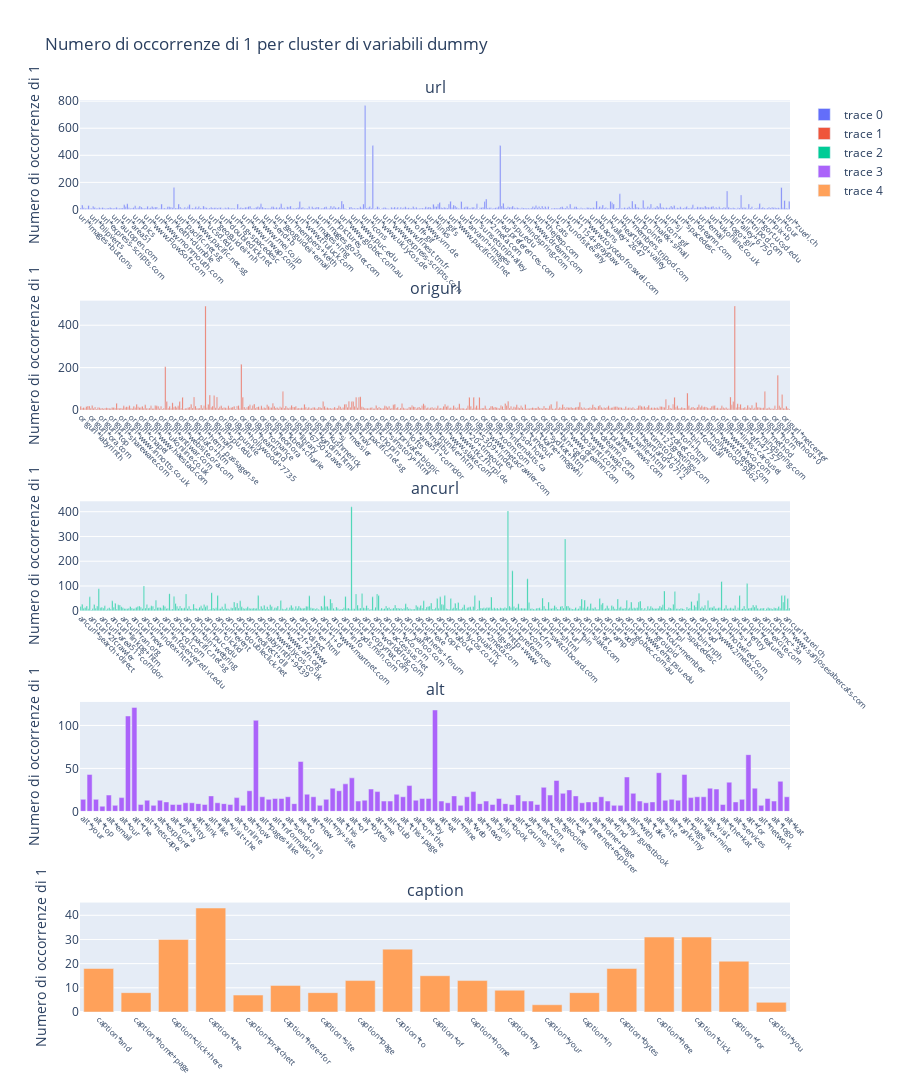

The code cell stored with this chart in its notebook:
### Markdown cell above
Si vuole mostrare per le variabili dummy quanto è sparso il dataset, si applica un conteggio in cluster tramite un grafico interattivo.

### Code cell
# Raggruppa le variabili dummy in cluster
url_features = train_set[[col for col in train_set.columns if col.startswith('url*')]]
origurl_features = train_set.filter(like='origurl*')
ancurl_features = train_set.filter(like='ancurl*')
alt_features = train_set.filter(like='alt*')
caption_features = train_set.filter(like='caption*')
clusters = [url_features, origurl_features, ancurl_features, alt_features, caption_features]
cluster_names = ['url', 'origurl', 'ancurl', 'alt', 'caption']

# Creazione della figura interattiva con sottoplot per ogni cluster
fig = make_subplots(rows=len(clusters), cols=1, subplot_titles=cluster_names)

# Aggiunta dei grafici a barre interattivi per ogni cluster
for i, cluster in enumerate(clusters):
    counts = cluster.sum()
    fig.add_trace(go.Bar(x=counts.index, y=counts.values, hovertemplate="Class: %{x}<br>Occorrenze di 1: %{y}"), row=i+1, col=1)

# Aggiunta dei titoli e impostazioni del layout
fig.update_layout(height=500*len(clusters), title_text="Numero di occorrenze di 1 per cluster di variabili dummy")
fig.update_xaxes(tickangle=45, tickfont=dict(size=8), showgrid=False)
fig.update_yaxes(title_text="Numero di occorrenze di 1")

fig.show()

### Figure 1 — Plotly figure (JSON) as saved in the notebook; plotly's stock layout.template omitted (floating-point values rounded to 4 significant figures; data arrays with more than 128 entries replaced by an {"elided": "..."} marker saying what was removed)
{"data": [{"hovertemplate": "Class: %{x}<br>Occorrenze di 1: %{y}", "type": "bar", "x": {"elided": "457 str values"}, "xaxis": "x", "y": {"elided": "457 int values"}, "yaxis": "y"}, {"hovertemplate": "Class: %{x}<br>Occorrenze di 1: %{y}", "type": "bar", "x": {"elided": "495 str values"}, "xaxis": "x2", "y": {"elided": "495 int values"}, "yaxis": "y2"}, {"hovertemplate": "Class: %{x}<br>Occorrenze di 1: %{y}", "type": "bar", "x": {"elided": "472 str values"}, "xaxis": "x3", "y": {"elided": "472 int values"}, "yaxis": "y3"}, {"hovertemplate": "Class: %{x}<br>Occorrenze di 1: %{y}", "type": "bar", "x": ["alt*your", "alt*and", "alt*top", "alt*all", "alt*email", "alt*out", "alt*our", "alt*here", "alt*the", "alt*download", "alt*netscape", "alt*what", "alt*explorer", "alt*more", "alt*for+a", "alt*take+a", "alt*kitty", "alt*visit+our", "alt*link", "alt*wacky", "alt*like", "alt*heartland", "alt*visit+the", "alt*romance", "alt*online", "alt*products", "alt*now", "alt*click+here", "alt*pages+like", "alt*rank", "alt*information", "alt*us", "alt*send+this", "alt*up", "alt*to", "alt*chat", "alt*new", "alt*net", "alt*my+site", "alt*search", "alt*this", "alt*on", "alt*of", "alt*links", "alt*bytes", "alt*my", "alt*me", "alt*picture", "alt*club", "alt*pages", "alt*this+page", "alt*in", "alt*on+the", "alt*guestbook", "alt*by", "alt*click", "alt*at", "alt*ad", "alt*mine", "alt*amazon+com", "alt*web", "alt*next", "alt*news", "alt*info", "alt*join", "alt*of+the", "alt*book", "alt*amazon", "alt*forums", "alt*back", "alt*next+site", "alt*a+tour", "alt*com", "alt*microsoft", "alt*geocities", "alt*ring", "alt*cat", "alt*send", "alt*internet+explorer", "alt*banner", "alt*home+page", "alt*internet", "alt*find", "alt*cool", "alt*my+guestbook", "alt*here+for", "alt*with", "alt*get", "alt*take", "alt*tour", "alt*site", "alt*to+visit", "alt*rank+my", "alt*from", "alt*page", "alt*graphic", "alt*like+mine", "alt*email+me", "alt*visit", "alt*free", "alt*the+kat", "alt*award", "alt*services", "alt*about", "alt*for", "alt*here+to", "alt*network", "alt*you", "alt*logo", "alt*home", "alt*kat"], "xaxis": "x4", "y": [14, 43, 14, 6, 19, 7, 16, 111, 121, 8, 13, 7, 13, 11, 8, 8, 10, 10, 9, 8, 18, 10, 9, 8, 16, 7, 24, 106, 17, 14, 15, 15, 17, 9, 58, 20, 17, 7, 14, 27, 24, 32, 39, 12, 13, 26, 23, 12, 12, 20, 17, 30, 13, 15, 15, 118, 12, 10, 18, 7, 17, 23, 9, 12, 8, 15, 9, 8, 19, 12, 12, 8, 28, 19, 36, 21, 25, 18, 10, 11, 11, 17, 12, 7, 7, 40, 21, 12, 10, 11, 45, 13, 14, 13, 43, 16, 17, 17, 27, 26, 8, 34, 11, 14, 66, 27, 7, 15, 12, 35, 17], "yaxis": "y4"}, {"hovertemplate": "Class: %{x}<br>Occorrenze di 1: %{y}", "type": "bar", "x": ["caption*and", "caption*home+page", "caption*click+here", "caption*the", "caption*pratchett", "caption*here+for", "caption*site", "caption*page", "caption*to", "caption*of", "caption*home", "caption*my", "caption*your", "caption*in", "caption*bytes", "caption*here", "caption*click", "caption*for", "caption*you"], "xaxis": "x5", "y": [18, 8, 30, 43, 7, 11, 8, 13, 26, 15, 13, 9, 3, 8, 18, 31, 31, 21, 4], "yaxis": "y5"}], "layout": {"annotations": [{"font": {"size": 16}, "showarrow": false, "text": "url", "x": 0.5, "xanchor": "center", "xref": "paper", "y": 1, "yanchor": "bottom", "yref": "paper"}, {"font": {"size": 16}, "showarrow": false, "text": "origurl", "x": 0.5, "xanchor": "center", "xref": "paper", "y": 0.78, "yanchor": "bottom", "yref": "paper"}, {"font": {"size": 16}, "showarrow": false, "text": "ancurl", "x": 0.5, "xanchor": "center", "xref": "paper", "y": 0.56, "yanchor": "bottom", "yref": "paper"}, {"font": {"size": 16}, "showarrow": false, "text": "alt", "x": 0.5, "xanchor": "center", "xref": "paper", "y": 0.34, "yanchor": "bottom", "yref": "paper"}, {"font": {"size": 16}, "showarrow": false, "text": "caption", "x": 0.5, "xanchor": "center", "xref": "paper", "y": 0.12, "yanchor": "bottom", "yref": "paper"}], "height": 2500, "title": {"text": "Numero di occorrenze di 1 per cluster di variabili dummy"}, "xaxis": {"anchor": "y", "domain": [0, 1], "showgrid": false, "tickangle": 45, "tickfont": {"size": 8}}, "xaxis2": {"anchor": "y2", "domain": [0, 1], "showgrid": false, "tickangle": 45, "tickfont": {"size": 8}}, "xaxis3": {"anchor": "y3", "domain": [0, 1], "showgrid": false, "tickangle": 45, "tickfont": {"size": 8}}, "xaxis4": {"anchor": "y4", "domain": [0, 1], "showgrid": false, "tickangle": 45, "tickfont": {"size": 8}}, "xaxis5": {"anchor": "y5", "domain": [0, 1], "showgrid": false, "tickangle": 45, "tickfont": {"size": 8}}, "yaxis": {"anchor": "x", "domain": [0.88, 1], "title": {"text": "Numero di occorrenze di 1"}}, "yaxis2": {"anchor": "x2", "domain": [0.66, 0.78], "title": {"text": "Numero di occorrenze di 1"}}, "yaxis3": {"anchor": "x3", "domain": [0.44, 0.56], "title": {"text": "Numero di occorrenze di 1"}}, "yaxis4": {"anchor": "x4", "domain": [0.22, 0.34], "title": {"text": "Numero di occorrenze di 1"}}, "yaxis5": {"anchor": "x5", "domain": [0, 0.12], "title": {"text": "Numero di occorrenze di 1"}}}}
